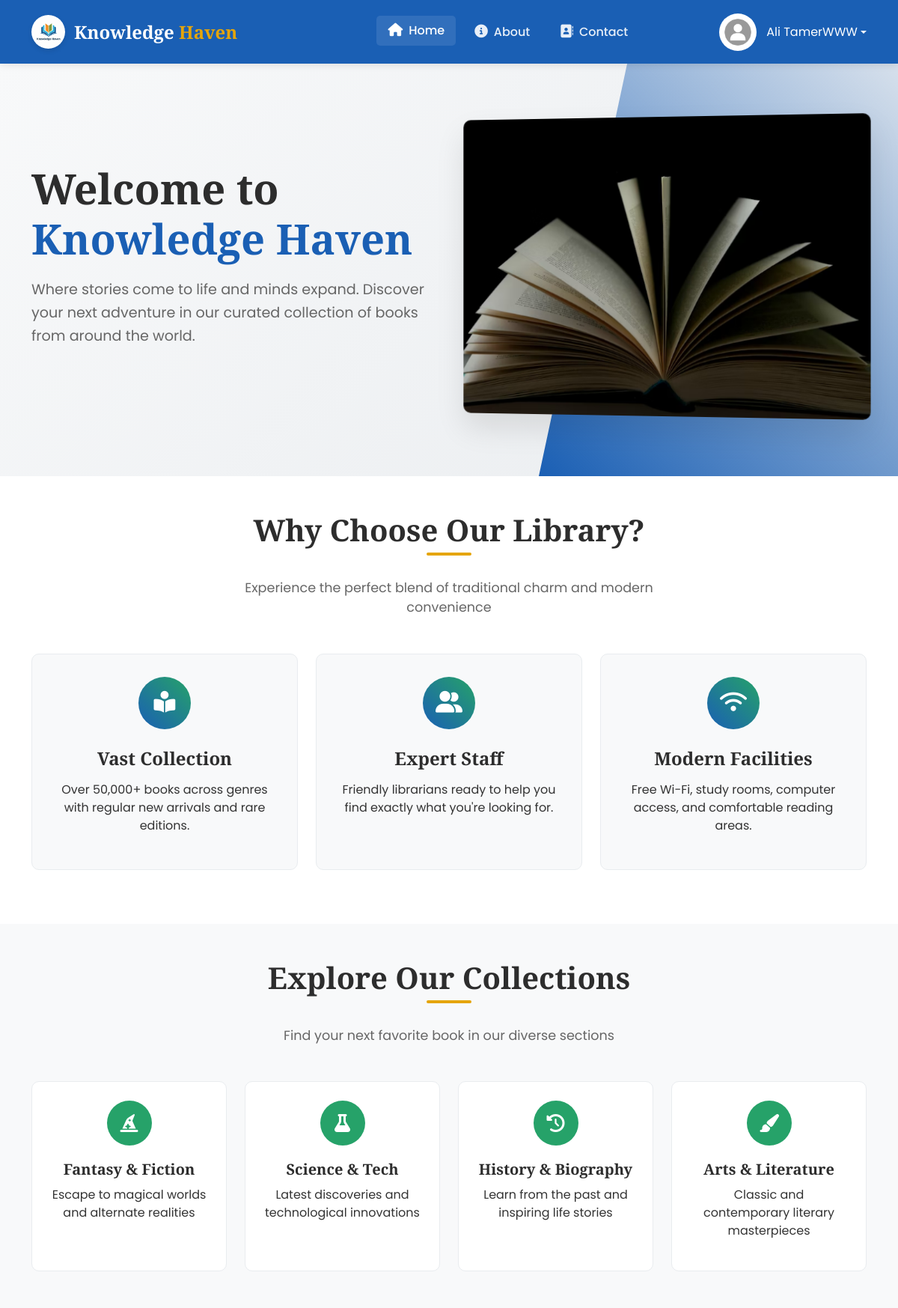
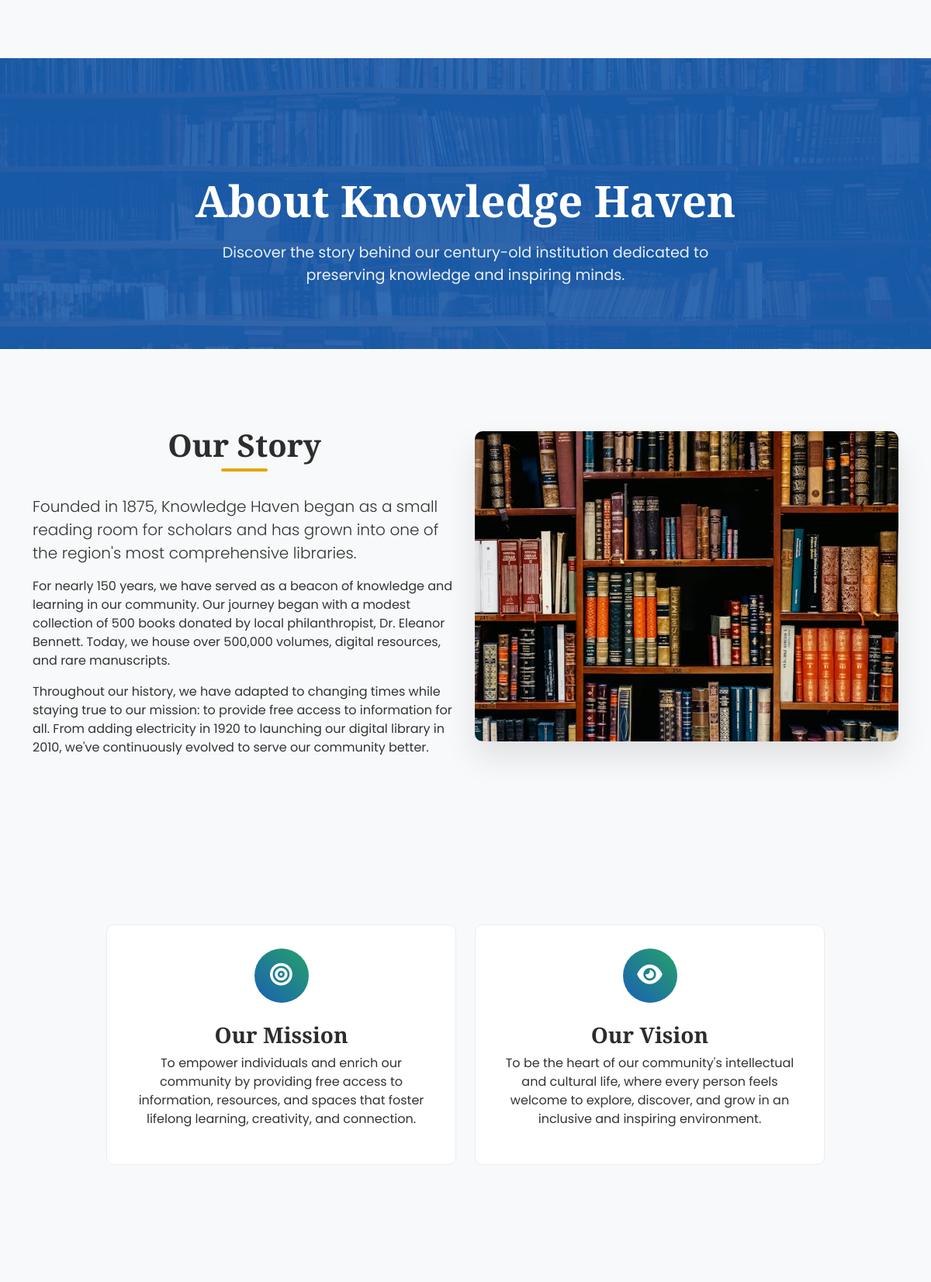
The page / (signed in, upper part) on the database its author committed (2 pictures, top to bottom).
### tables this page shows
CREATE TABLE `users` (
  `user_id` int(11) NOT NULL,
  `username` varchar(50) NOT NULL,
  `email` varchar(100) NOT NULL,
  `password` varchar(255) NOT NULL,
  `gender` enum('Male','Female') DEFAULT NULL,
  `phone_number` varchar(15) DEFAULT NULL,
  `profile_image` varchar(255) DEFAULT 'images/user_image.jpg',
  `role` enum('user','employee') DEFAULT 'user',
  `registration_date` timestamp NOT NULL DEFAULT current_timestamp(),
  `is_active` tinyint(1) DEFAULT 1,
  `created_at` timestamp NOT NULL DEFAULT current_timestamp(),
  `updated_at` timestamp NOT NULL DEFAULT current_timestamp() ON UPDATE current_timestamp()
);

### index.php (the view, shortened to what this page needs)
<!DOCTYPE html>
<html lang="en">
<head>
    <link href="https://cdn.jsdelivr.net/npm/bootstrap@5.3.0-alpha1/dist/css/bootstrap.min.css" rel="stylesheet">
    <link rel="stylesheet" href="https://cdnjs.cloudflare.com/ajax/libs/font-awesome/6.4.0/css/all.min.css">
    <link rel="stylesheet" href="assets/css/style.css">
</head>
<body>
    <nav class="navbar navbar-expand-lg navbar-dark fixed-top">
        <div class="container">
            <a class="navbar-brand" href="#home">
                <div class="logo-container">
                    <div class="logo-img">
                        <img src="assets/images/logo-library.png" alt="Knowledge Haven Logo">
                    </div>
                    <span class="library-name">Knowledge <span>Haven</span></span>
                </div>
            </a>
            <div class="collapse navbar-collapse" id="navbarNav">
                <ul class="navbar-nav mx-auto">
                    <li class="nav-item">
                        <a class="nav-link active" href="#home"><i class="fas fa-home me-2"></i>Home</a>
                    </li>
                    <li class="nav-item">
                        <a class="nav-link" href="#about"><i class="fas fa-info-circle me-2"></i>About</a>
                    </li>
                    <li class="nav-item">
                        <a class="nav-link" href="#contact"><i class="fas fa-address-book me-2"></i>Contact</a>
                    </li>
                </ul>
                <div class="auth-buttons">
                    <?php if (isset($_SESSION['user_id'])):
                        include "config.php";
                        $user_id = $_SESSION['user_id'];
                        $query = "SELECT username, profile_image FROM users WHERE user_id = ?";
                        $stmt = mysqli_prepare($conn, $query);
                        mysqli_stmt_bind_param($stmt, "i", $user_id);
                        mysqli_stmt_execute($stmt);
                        $result = mysqli_stmt_get_result($stmt);
                        $user = mysqli_fetch_assoc($result);
                        $profile_image = $user['profile_image'] ?? 'assets/images/user_image.jpg';
                        $username = $user['username'] ?? $_SESSION['username'];
                    ?>
                        <div class="dropdown user-dropdown">
                            <a href="#" class="d-flex align-items-center text-white text-decoration-none dropdown-toggle"
                               data-bs-toggle="dropdown" aria-expanded="false">
                               <img src="<?php echo htmlspecialchars($profile_image); ?>"
                                    alt="Profile"
                                    style="width: 50px; height: 50px; object-fit: cover; border-radius: 50%; position: absolute; right: 110%;"
                                    onerror="this.src='assets/images/user_image.jpg'">
                                <span><?php echo htmlspecialchars($username); ?></span>
                            </a>
                        </div>
                    <?php endif; ?>
                </div>
            </div>
        </div>
    </nav>
    <section class="hero-section" id="home">
        <div class="container">
            <div class="row align-items-center">
                <div class="col-lg-6">
                    <div class="hero-content">
                        <h1 class="hero-title">Welcome to <span class="highlight">Knowledge Haven</span></h1>
                        <p class="hero-subtitle">Where stories come to life and minds expand. Discover your next adventure in our curated collection of books from around the world.</p>
                    </div>
                </div>
                <div class="col-lg-6">
                    <div class="hero-image">
                        <img src="assets/images/book-home-img.png" alt="Library Interior" class="img-fluid rounded shadow">
                    </div>
                </div>
            </div>
        </div>
    </section>
    <section class="features-section py-5">
        <div class="container">
            <div class="section-header text-center mb-5">
                <h2 class="section-title">Why Choose Our Library?</h2>
                <p class="section-subtitle">Experience the perfect blend of traditional charm and modern convenience</p>
            </div>
            <div class="row">
                <div class="col-md-4 mb-4">
                    <div class="feature-card text-center">
                        <div class="feature-icon">
                            <i class="fas fa-book-reader"></i>
                        </div>
                        <h4 class="feature-title">Vast Collection</h4>
                        <p>Over 50,000+ books across genres with regular new arrivals and rare editions.</p>
                    </div>
                </div>
                <div class="col-md-4 mb-4">
                    <div class="feature-card text-center">
                        <div class="feature-icon">
                            <i class="fas fa-user-friends"></i>
                        </div>
                        <h4 class="feature-title">Expert Staff</h4>
                        <p>Friendly librarians ready to help you find exactly what you're looking for.</p>
                    </div>
                </div>
                <div class="col-md-4 mb-4">
                    <div class="feature-card text-center">
                        <div class="feature-icon">
                            <i class="fas fa-wifi"></i>
                        </div>
                        <h4 class="feature-title">Modern Facilities</h4>
                        <p>Free Wi-Fi, study rooms, computer access, and comfortable reading areas.</p>
                    </div>
                </div>
            </div>
        </div>
    </section>
    <section class="collections-section py-5">
        <div class="container">
            <div class="section-header text-center mb-5">
                <h2 class="section-title">Explore Our Collections</h2>
                <p class="section-subtitle">Find your next favorite book in our diverse sections</p>
            </div>
            <div class="row g-4">
                <div class="col-md-6 col-lg-3">
                    <div class="collection-card">
                        <div class="collection-icon">
                            <i class="fas fa-hat-wizard"></i>
                        </div>
                        <h5>Fantasy & Fiction</h5>
                        <p>Escape to magical worlds and alternate realities</p>
                    </div>
                </div>
                <div class="col-md-6 col-lg-3">
                    <div class="collection-card">
                        <div class="collection-icon">
                            <i class="fas fa-flask"></i>
                        </div>
                        <h5>Science & Tech</h5>
                        <p>Latest discoveries and technological innovations</p>
                    </div>
                </div>
                <div class="col-md-6 col-lg-3">
                    <div class="collection-card">
                        <div class="collection-icon">
                            <i class="fas fa-history"></i>
                        </div>
                        <h5>History & Biography</h5>
                        <p>Learn from the past and inspiring life stories</p>
                    </div>
                </div>
                <div class="col-md-6 col-lg-3">
                    <div class="collection-card">
                        <div class="collection-icon">
                            <i class="fas fa-paint-brush"></i>
                        </div>
                        <h5>Arts & Literature</h5>
                        <p>Classic and contemporary literary masterpieces</p>
                    </div>
                </div>
            </div>
        </div>
    </section>
    <div id="about">
        <header class="page-header">
            <div class="container">
                <h1 class="page-title">About Knowledge Haven</h1>
                <p class="page-subtitle">Discover the story behind our century-old institution dedicated to preserving knowledge and inspiring minds.</p>
            </div>
        </header>
        <section class="about-section">
            <div class="container">
                <div class="row align-items-center">
                    <div class="col-lg-6">
                        <div class="about-content">
                            <h2 class="section-title text-center">Our Story</h2>
                            <p class="lead">Founded in 1875, Knowledge Haven began as a small reading room for scholars and has grown into one of the region's most comprehensive libraries.</p>
                            <p>For nearly 150 years, we have served as a beacon of knowledge and learning in our community. Our journey began with a modest collection of 500 books donated by local philanthropist, Dr. Eleanor Bennett. Today, we house over 500,000 volumes, digital resources, and rare manuscripts.</p>
                            <p>Throughout our history, we have adapted to changing times while staying true to our mission: to provide free access to information for all. From adding electricity in 1920 to launching our digital library in 2010, we've continuously evolved to serve our community better.</p>
                        </div>
                    </div>
                    <div class="col-lg-6">
                        <div class="about-image">
                            <img src="assets/images/books-img.png" alt="Historical library building">
                        </div>
                    </div>
                </div>
            </div>
        </section>
        <section class="about-section">
            <div class="container">
                <div class="row">
                    <div class="col-lg-10 mx-auto">
                        <div class="row">
                            <div class="col-md-6 mb-4">
                                <div class="value-card">
                                    <div class="value-icon">
                                        <i class="fas fa-bullseye"></i>
                                    </div>
                                    <h3>Our Mission</h3>
                                    <p>To empower individuals and enrich our community by providing free access to information, resources, and spaces that foster lifelong learning, creativity, and connection.</p>
                                </div>
                            </div>
                            <div class="col-md-6 mb-4">
                                <div class="value-card">
                                    <div class="value-icon">
                                        <i class="fas fa-eye"></i>
                                    </div>
                                    <h3>Our Vision</h3>
                                    <p>To be the heart of our community's intellectual and cultural life, where every person feels welcome to explore, discover, and grow in an inclusive and inspiring environment.</p>
                                </div>
                            </div>
                        </div>
                    </div>
                </div>
            </div>
        </section>
        <section class="values-section">
        </section>
    </div>
</body>
</html>

### rows shown on the page
users: profile_image (picture), username "Ali TamerWWW"
